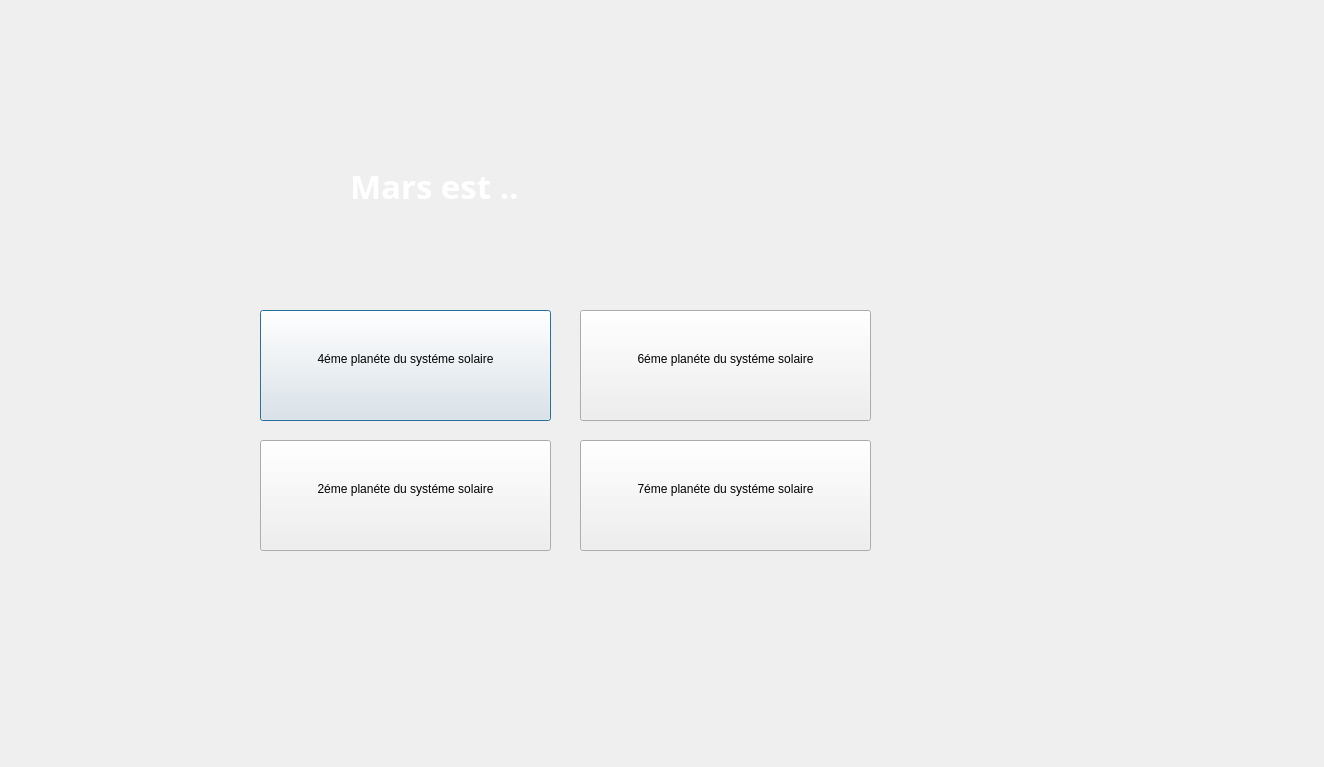
<?xml version="1.0" encoding="UTF-8"?>
<ui version="4.0">
 <class>Dialog7</class>
 <widget class="QDialog" name="Dialog7">
  <property name="geometry">
   <rect>
    <x>0</x>
    <y>0</y>
    <width>1324</width>
    <height>767</height>
   </rect>
  </property>
  <property name="windowTitle">
   <string>Dialog</string>
  </property>
  <widget class="QPushButton" name="pushButton">
   <property name="geometry">
    <rect>
     <x>260</x>
     <y>310</y>
     <width>291</width>
     <height>111</height>
    </rect>
   </property>
   <property name="text">
    <string>4éme planéte du systéme solaire
</string>
   </property>
  </widget>
  <widget class="QPushButton" name="pushButton_2">
   <property name="geometry">
    <rect>
     <x>580</x>
     <y>310</y>
     <width>291</width>
     <height>111</height>
    </rect>
   </property>
   <property name="text">
    <string>6éme planéte du systéme solaire
</string>
   </property>
  </widget>
  <widget class="QPushButton" name="pushButton_3">
   <property name="geometry">
    <rect>
     <x>260</x>
     <y>440</y>
     <width>291</width>
     <height>111</height>
    </rect>
   </property>
   <property name="text">
    <string>2éme planéte du systéme solaire
</string>
   </property>
  </widget>
  <widget class="QPushButton" name="pushButton_4">
   <property name="geometry">
    <rect>
     <x>580</x>
     <y>440</y>
     <width>291</width>
     <height>111</height>
    </rect>
   </property>
   <property name="text">
    <string>7éme planéte du systéme solaire
</string>
   </property>
  </widget>
  <widget class="QLabel" name="label">
   <property name="geometry">
    <rect>
     <x>350</x>
     <y>130</y>
     <width>441</width>
     <height>111</height>
    </rect>
   </property>
   <property name="font">
    <font>
     <family>Segoe Script</family>
     <pointsize>25</pointsize>
     <italic>false</italic>
     <bold>true</bold>
    </font>
   </property>
   <property name="styleSheet">
    <string notr="true">font: 700 25pt &quot;Segoe Script&quot;;
color: rgb(255, 255, 255);</string>
   </property>
   <property name="text">
    <string>Mars est .. </string>
   </property>
  </widget>
 </widget>
 <resources/>
 <connections/>
</ui>
